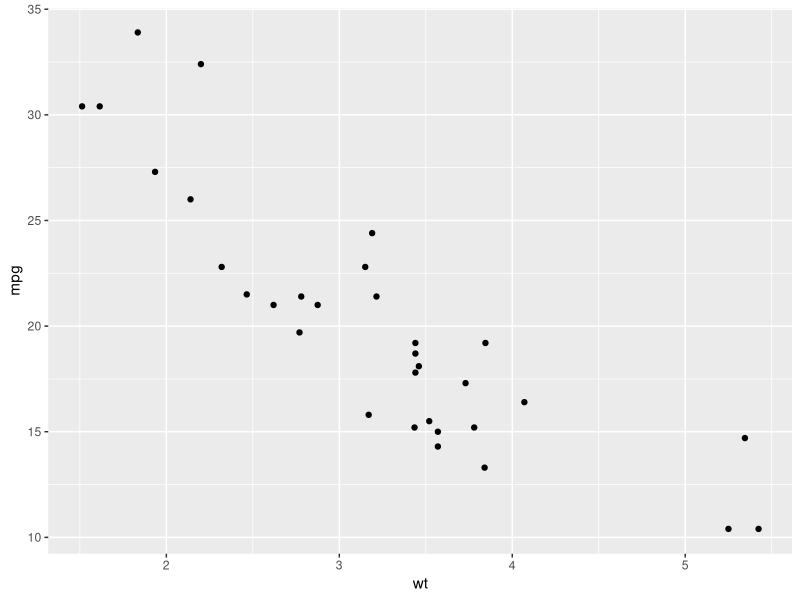
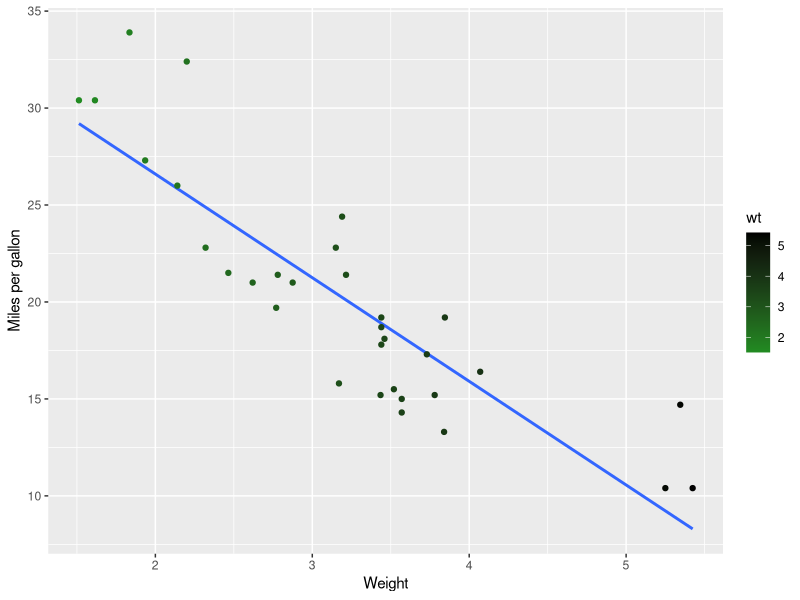

These figures' R source, in order:
## ---- chunk 1
# this is R code
summary(mtcars)
## ---- chunk 2
library(ggplot2)
data("mtcars")
ggplot(mtcars, aes(x= wt, y = mpg)) +
  geom_point()
## ---- chunk 3
data("mtcars")
ggplot(mtcars, aes(x = wt, y = mpg)) +
  geom_smooth(method = lm, se = FALSE) +
  geom_point(aes(color = wt)) +
  xlab("Weight") + 
  ylab("Miles per gallon") +
  scale_colour_gradient(low = "forestgreen", high = "black")
## `geom_smooth()` using formula = 'y ~ x'
## ---- chunk 4
library(knitr)
kable(mtcars, digits = 3, format = "markdown")
